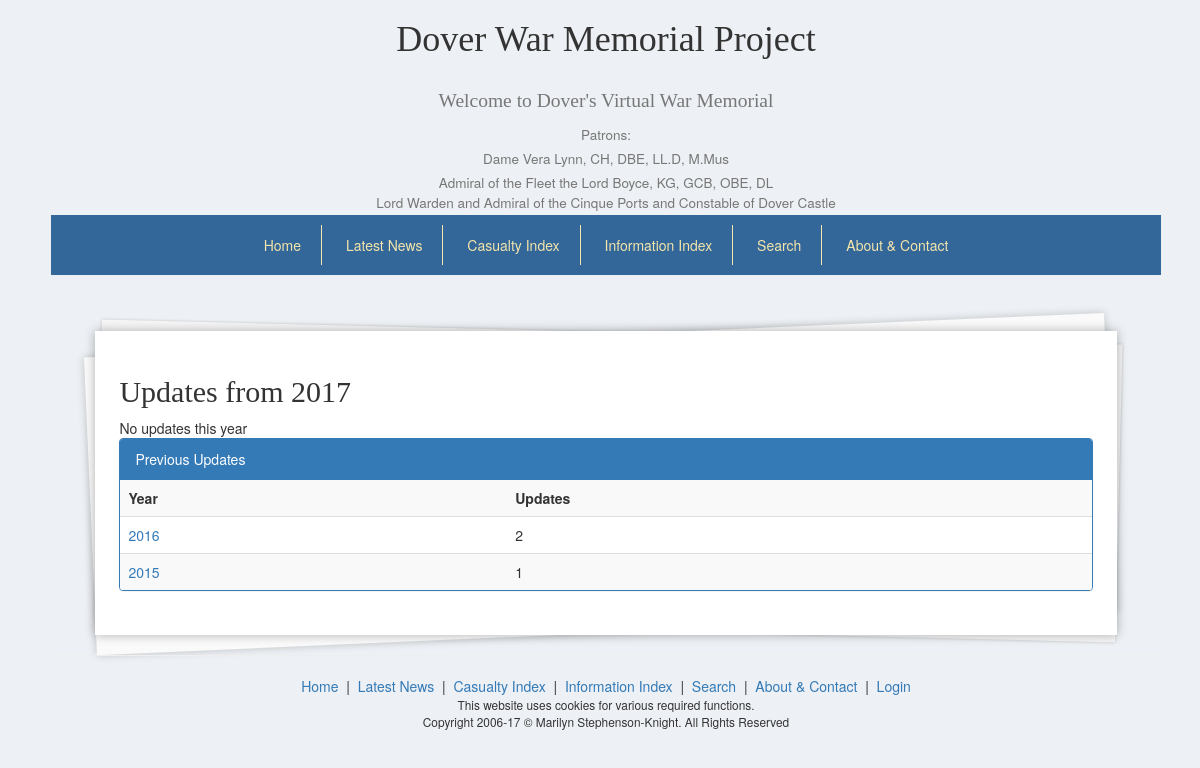
The app's page /siteUpdate, older data.
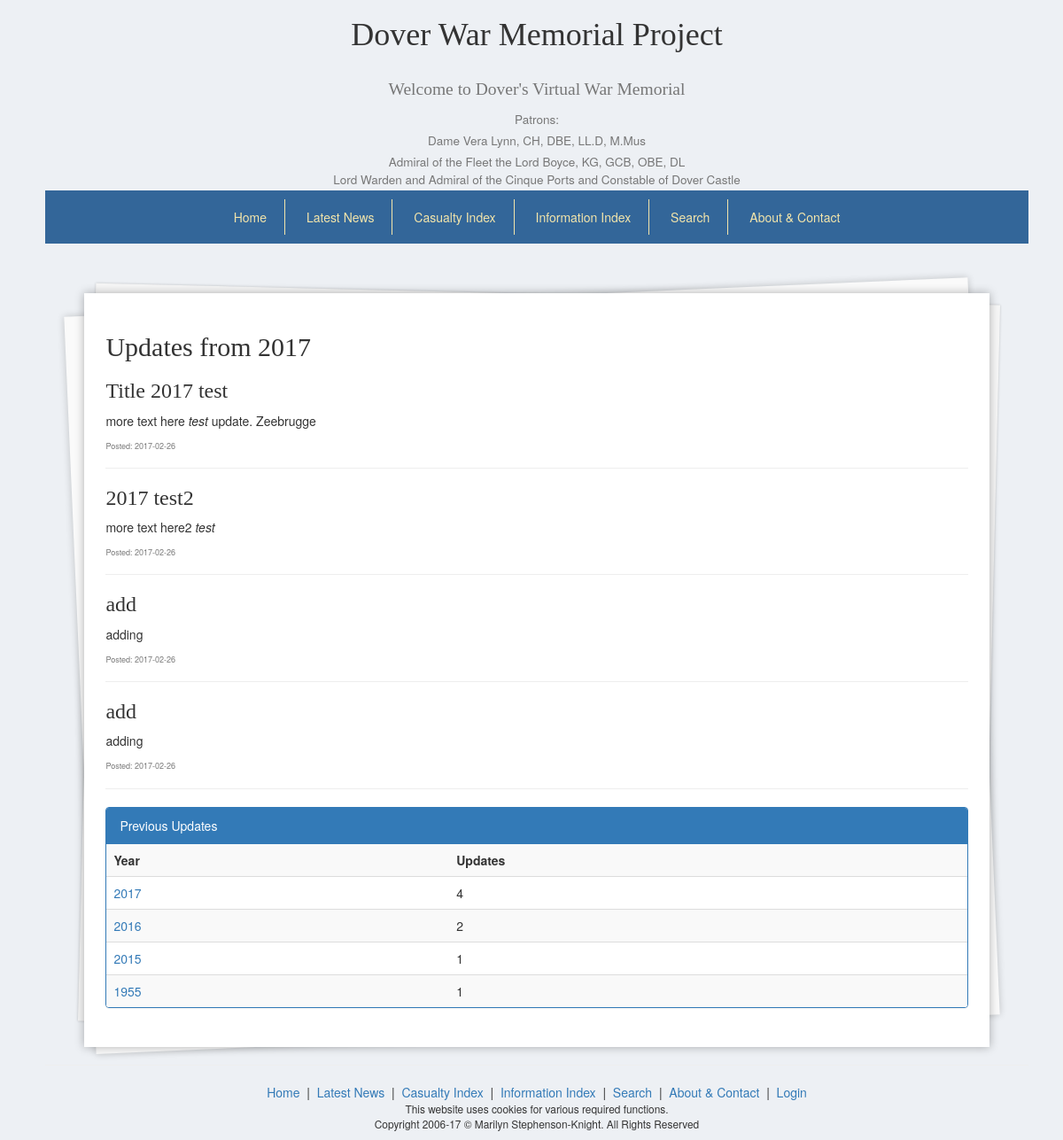
The same page, newer data.
### tables this page shows
CREATE TABLE `site_update` (
  `id` int(11) NOT NULL,
  `title` text NOT NULL,
  `content` text NOT NULL,
  `date` date NOT NULL,
  `family` tinyint(1) NOT NULL
);

### application/controllers/SiteUpdate.php (called while the page is built, shortened)
<?php
class SiteUpdate extends CI_Controller {
	public function index($year = null) {
		if($year == null) {
			$year = date("Y");
		}
		$loggedIn = $this->user_model->isLoggedIn($this->session->token);
		$this->load->model('siteUpdate_model');
		$updates = $this->siteUpdate_model->getUpdatesFromYear($year);
		$updateFromYear = $this->siteUpdate_model->countUpdatesByYear();
		$data = array(
			'year' => $year,
			'updates' => $updates,
			'updateFromYear' => $updateFromYear,
			'loggedIn' => $loggedIn
		);
		$this->load->view('header', array("title" => $year." Site Updates - Dover War Memorial Project"));
		$this->load->view('updates_view', $data);
		$this->load->view('footer');
	}
}

### index.php (called while the page is built, shortened)
<?php
require_once BASEPATH.'core/CodeIgniter.php';

### application/models/siteUpdate_model.php (called while the page is built, shortened)
<?php
class SiteUpdate_model extends CI_Model {
        public function getUpdatesFromYear($year) {
                $sql = "SELECT * FROM site_update WHERE YEAR(date) = ?";
                $query = $this->db->query($sql, array($year));
                return $query->result();
        }
        public function countUpdatesByYear() {
                $sql = "SELECT YEAR(date) AS 'year', COUNT(*) AS 'count' FROM site_update GROUP BY year ORDER BY year DESC";
                $query = $this->db->query($sql);
                return $query->result();
        }
}

### application/views/updates_view.php (the view, shortened to what the changed rows need)
<?php
include APPPATH . 'third_party/Parsedown.php';
include APPPATH . 'third_party/ParsedownExtra.php';
$Parsedown = new ParsedownExtra();
?>
<h2>Updates from <?php echo $year;
			?></h2>
<div id="updates">
<?php
	foreach ($updates as $update) {
		?>
		<div>
		<h3><?php
			echo $update->title;
		?>
		</h3>
		<p><?php echo $Parsedown->text($update->content); ?></p>
		<h6><small>Posted:&nbsp;<?php echo $update->date; ?></small></h6>
		</div>
		<hr>
		<?php
	}
	if(sizeof($updates) == 0) {
		echo "No updates this year";
	}
?>
</div>
<div class="panel panel-primary">
	<div class="panel-heading">Previous Updates</div>
	<table class="table table-striped">
		<tr><th>Year</th><th>Updates</th></tr>
		<?php
			foreach ($updateFromYear as $updateYear) {
				echo "<tr><td><a href=\"".base_url()."siteUpdate/".$updateYear->year."\">".$updateYear->year."</a></td><td>".$updateYear->count."</td></tr>";
			}
		?>
	</table>
</div>

### application/third_party/Parsedown.php (shortened to what the changed rows need)
<?php
class Parsedown
{
    function text($text)
    {
        $text = str_replace(array("\r\n", "\r"), "\n", $text);
        $text = trim($text, "\n");
        $lines = explode("\n", $text);
        $markup = $this->lines($lines);
        $markup = trim($markup, "\n");
        return $markup;
    }
    protected $breaksEnabled;
    protected $unmarkedBlockTypes = array(
        'Code',
    );
    protected function lines(array $lines)
    {
        $CurrentBlock = null;
        foreach ($lines as $line)
        {
            $indent = 0;
            $text = $indent > 0 ? substr($line, $indent) : $line;
            $Line = array('body' => $line, 'indent' => $indent, 'text' => $text);
            $marker = $text[0];
            $blockTypes = $this->unmarkedBlockTypes;
            if (isset($CurrentBlock) and ! isset($CurrentBlock['type']) and ! isset($CurrentBlock['interrupted']))
            {
                $CurrentBlock['element']['text'] .= "\n".$text;
            }
            else
            {
                $Blocks []= $CurrentBlock;
                $CurrentBlock = $this->paragraph($Line);
                $CurrentBlock['identified'] = true;
            }
        }
        $Blocks []= $CurrentBlock;
        unset($Blocks[0]);
        $markup = '';
        foreach ($Blocks as $Block)
        {
            $markup .= "\n";
            $markup .= isset($Block['markup']) ? $Block['markup'] : $this->element($Block['element']);
        }
        $markup .= "\n";
        return $markup;
    }
    protected function paragraph($Line)
    {
        $Block = array(
            'element' => array(
                'name' => 'p',
                'text' => $Line['text'],
                'handler' => 'line',
            ),
        );
        return $Block;
    }
    protected $InlineTypes = array(
        '"' => array('SpecialCharacter'),
        '!' => array('Image'),
        '&' => array('SpecialCharacter'),
        '*' => array('Emphasis'),
        ':' => array('Url'),
        '<' => array('UrlTag', 'EmailTag', 'Markup', 'SpecialCharacter'),
        '>' => array('SpecialCharacter'),
        '[' => array('Link'),
        '_' => array('Emphasis'),
        '`' => array('Code'),
        '~' => array('Strikethrough'),
        '\\' => array('EscapeSequence'),
    );
    protected $inlineMarkerList = '!"*_&[:<>`~\\';
    public function line($text)
    {
        $markup = '';
        while ($excerpt = strpbrk($text, $this->inlineMarkerList))
        {
            $marker = $excerpt[0];
            $markerPosition = strpos($text, $marker);
            $Excerpt = array('text' => $excerpt, 'context' => $text);
            foreach ($this->InlineTypes[$marker] as $inlineType)
            {
                $Inline = $this->{'inline'.$inlineType}($Excerpt);
                if ( ! isset($Inline['position']))
                {
                    $Inline['position'] = $markerPosition;
                }
                $unmarkedText = substr($text, 0, $Inline['position']);
                $markup .= $this->unmarkedText($unmarkedText);
                $markup .= isset($Inline['markup']) ? $Inline['markup'] : $this->element($Inline['element']);
                $text = substr($text, $Inline['position'] + $Inline['extent']);
                continue 2;
            }
            $unmarkedText = substr($text, 0, $markerPosition + 1);
            $markup .= $this->unmarkedText($unmarkedText);
            $text = substr($text, $markerPosition + 1);
        }
        $markup .= $this->unmarkedText($text);
        return $markup;
    }
    protected function inlineEmphasis($Excerpt)
    {
        $marker = $Excerpt['text'][0];
        if ($Excerpt['text'][1] === $marker and preg_match($this->StrongRegex[$marker], $Excerpt['text'], $matches))
        {
            $emphasis = 'strong';
        }
        elseif (preg_match($this->EmRegex[$marker], $Excerpt['text'], $matches))
        {
            $emphasis = 'em';
        }
        else
        {
            return;
        }
        return array(
            'extent' => strlen($matches[0]),
            'element' => array(
                'name' => $emphasis,
                'handler' => 'line',
                'text' => $matches[1],
            ),
        );
    }
    protected function unmarkedText($text)
    {
        if ($this->breaksEnabled)
        {
            $text = preg_replace('/[ ]*\n/', "<br />\n", $text);
        }
        else
        {
            $text = preg_replace('/(?:[ ][ ]+|[ ]*\\\\)\n/', "<br />\n", $text);
            $text = str_replace(" \n", "\n", $text);
        }
        return $text;
    }
    protected function element(array $Element)
    {
        $markup = '<'.$Element['name'];
        if (isset($Element['text']))
        {
            $markup .= '>';
            if (isset($Element['handler']))
            {
                $markup .= $this->{$Element['handler']}($Element['text']);
            }
            else
            {
                $markup .= $Element['text'];
            }
            $markup .= '</'.$Element['name'].'>';
        }
        else
        {
            $markup .= ' />';
        }
        return $markup;
    }
    protected $StrongRegex = array(
        '*' => '/^[*]{2}((?:\\\\\*|[^*]|[*][^*]*[*])+?)[*]{2}(?![*])/s',
        '_' => '/^__((?:\\\\_|[^_]|_[^_]*_)+?)__(?!_)/us',
    );
    protected $EmRegex = array(
        '*' => '/^[*]((?:\\\\\*|[^*]|[*][*][^*]+?[*][*])+?)[*](?![*])/s',
        '_' => '/^_((?:\\\\_|[^_]|__[^_]*__)+?)_(?!_)\b/us',
    );
}

Row changes from the older to the newer data that the page shows:
added site_update: title "Title 2017 test", text "more text here test update. Zeebrugge", date "2017-02-26"
added site_update: title "2017 test2", text "more text here2 test", date "2017-02-26"
added site_update: title "add", text "adding", date "2017-02-26"
added site_update: title "add", text "adding", date "2017-02-26"
Text that changed along with them:
new list line: "2017 4"
new list line: "1955 1"
text no longer shown: "No updates this year"
